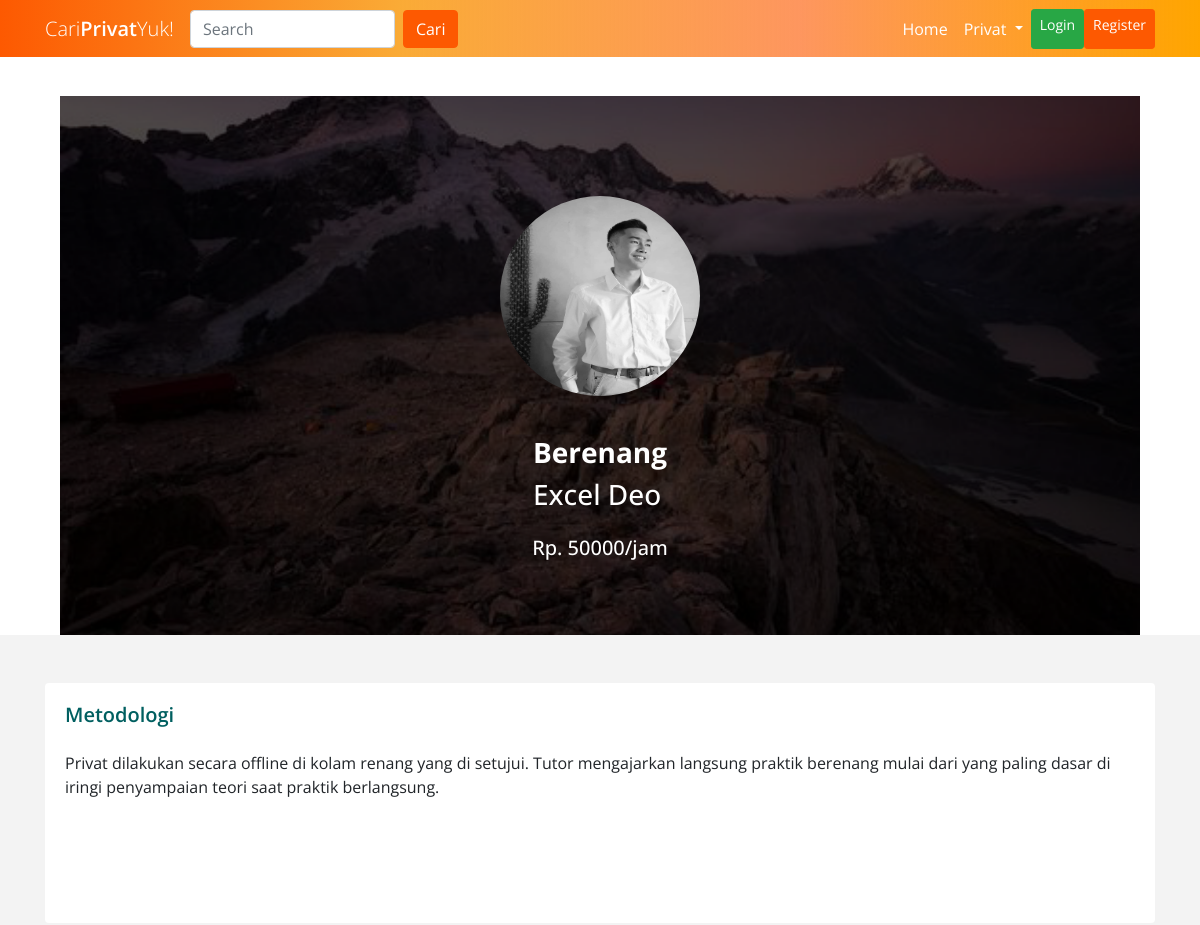
The app's page /privat/index.php?id=1 (upper part), older data.
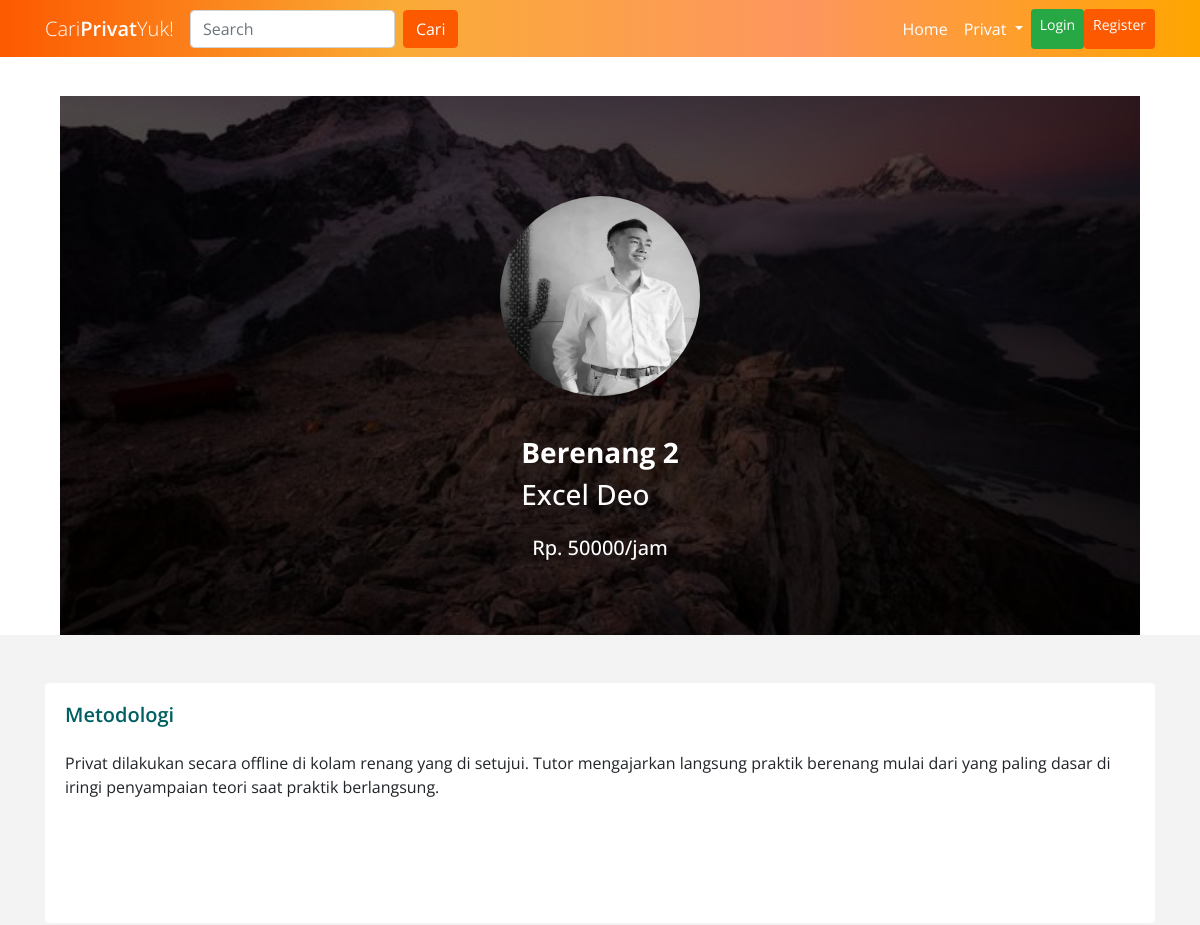
The same page, newer data.
### tables this page shows
CREATE TABLE `privates` (
  `id` int(10) unsigned NOT NULL AUTO_INCREMENT,
  `title` varchar(255) NOT NULL,
  `category_id` int(10) unsigned NOT NULL,
  `tutor_id` int(10) unsigned NOT NULL,
  `price_per_hour` int(11) NOT NULL,
  `pelaksanaan_online` int(11) NOT NULL,
  `pelaksanaan_offline` int(11) NOT NULL,
  `method` longtext NOT NULL,
  PRIMARY KEY (`id`),
  KEY `category_id` (`category_id`),
  KEY `tutor_id` (`tutor_id`),
  CONSTRAINT `privates_ibfk_1` FOREIGN KEY (`category_id`) REFERENCES `categories` (`id`),
  CONSTRAINT `privates_ibfk_2` FOREIGN KEY (`tutor_id`) REFERENCES `tutors` (`id`)
);

CREATE TABLE `tutors` (
  `id` int(10) unsigned NOT NULL AUTO_INCREMENT,
  `fullname` varchar(255) NOT NULL,
  `address` varchar(255) NOT NULL,
  `email` varchar(255) NOT NULL,
  `password` varchar(255) NOT NULL,
  `path_ktp` varchar(255) NOT NULL,
  `path_foto` varchar(255) NOT NULL,
  PRIMARY KEY (`id`)
);

### privat/index.php (the view, shortened to what this page needs)
<?php
    $path = $_SERVER['DOCUMENT_ROOT'];
    $privat_image = "/CariPrivatYuk-PWEB/berkas/foto_tutor/";
?>
<!DOCTYPE html>
<html lang="en">
<head>
    <link href="../assets/main_resources/vendor/bootstrap/css/bootstrap.min.css" rel="stylesheet">
    <link href="../assets/main_resources/css/modern-business.css" rel="stylesheet">
    <link href="../assets/main_resources/css/style.css" rel="stylesheet">
    <link rel="stylesheet" href="https://cdnjs.cloudflare.com/ajax/libs/font-awesome/5.15.1/css/all.min.css"
 />
</head>
<body>
    <?php include($path.'/CariPrivatYuk-PWEB/partials/navbars/nav-orange.php'); ?>
    <?php
        $privat_id = $_GET['id'];
        $con = open_connection();
        $query = "
            SELECT P.id AS privat_id,P.method AS metodologi_privat, P.pelaksanaan_offline AS offline,P.pelaksanaan_online AS online, P.title AS judul_privat, T.fullname AS nama_tutor,T.id AS id_tutor, P.price_per_hour AS harga_privat, T.path_foto AS foto_privat
            FROM privates P
            INNER JOIN tutors T ON T.id = P.tutor_id
            WHERE P.id=".$privat_id.";
        ";
        try {
            $data = $con->query($query);
        }catch (Exception $e){
            echo "Gagal mendapatkan data privat, " . $con->error;
        }
        if($data->num_rows>0){
            $rawData=$data->fetch_assoc();
        }
    ?>
    <div class="kotak">
        <div class="col kursus-head">
            <div>
                <img class="card-img-top" src="<?php echo $privat_image.$rawData['foto_privat']; ?>" alt=""
                    id="thumbPrivat">
            </div>
            <div class="col kursus-head">
                <div class="row child-div">
                    <div class="col-12">
                        <h3 class="judulprivat"><?php echo $rawData['judul_privat']?></h3>
                        <h3 class="judulprivat2" style="margin-bottom: 25px;"><?php echo $rawData['nama_tutor']?></h3>
                    </div>
                </div>
            </div>
            <div class="parent-div">
                <div class="row child-div d-flex">
                    <div>
                        <h5 style="color: white; margin-bottom: 75px">
                            <?php echo "Rp. ".$rawData['harga_privat']."/jam"?></h5>
                    </div>
                </div>
            </div>
        </div>
    </div>
    <div class="pt-5" style="background-color: #F3F3F3; height: 1000px;">
        <div class="container">
            <div class="row">
                <div class="col-lg-12">
                    <div class="row ">
                        <div class="col-12">
                            <div class="card border-0">
                                <div class="card-body" style="min-height:30vh">
                                    <h5 class="mb-4 kursus-body-header">Metodologi</h5>
                                    <p>
                                        <?php echo $rawData['metodologi_privat']?>
                                    </p>
                                </div>
                            </div>
                        </div>
                    </div>
                </div>
            </div>
        </div>
    </div>
</body>
</html>

### partials/navbars/nav-orange.php (shortened to what this page needs)
<nav id="navorange" class="navbar fixed-top navbar-expand-lg fixed-top">
        <div class="container">
            <a class="navbar-brand" href="/CariPrivatYuk-PWEB/"><span id="jd1">Cari</span><span
                    id="jd2">Privat</span><span id="jd3">Yuk!</span></a>
            <div class="collapse navbar-collapse" id="navbarResponsive">
                <form class="form-inline my-2 my-lg-0">
                    <input class="form-control mr-sm-2" type="search" placeholder="Search" aria-label="Search">
                    <button class="btn btn-primary my-2 my-sm-0" type="submit">Cari</button>
                </form>
                <ul class="navbar-nav ml-auto">
                    <li class="nav-item dropdown">
                        <a class="nav-link" href="/CariPrivatYuk-PWEB">Home</a>
                    </li>
                    <li class="nav-item dropdown">
                        <a class="nav-link dropdown-toggle" href="#" id="navbarDropdownBlog" data-toggle="dropdown"
                            aria-haspopup="true" aria-expanded="false">
                            Privat
                        </a>
                    </li>
                    <?php
                    if (isset($_SESSION['login']) && $_SESSION['login']==true) {
                        ?>
                        <li class="nav-item dropdown">
                            <!-- <a class="nav-link dropdown-toggle" href="user/" id="navbarDropdownPages" data-toggle="dropdown"
                                aria-haspopup="true" aria-expanded="false">
                                Rafi Nizar A.
                            </a> -->
                            <a href="/CariPrivatYuk-PWEB/user" class="nav-link dropdown-toggle"
                                id="navbarDropdownBlog"><?php echo($_SESSION['name']); ?><span class="caret"></span></a>
                            <div class="dropdown-menu dropdown-menu-right" aria-labelledby="navbarDropdownPages">
                                <?php
                                if ($_SESSION['role'] == 'user'){
                                    ?>
                                    <a class="dropdown-item" href="/CariPrivatYuk-PWEB/user/my-privat">My Privat</a>
                                    <a class="dropdown-item" href="/CariPrivatYuk-PWEB/user/my-transaction">My Transaction</a>
                                    <?php
                                }
                                if ($_SESSION['role'] == 'tutor'){
                                    ?>
                                    <a class="dropdown-item" href="/CariPrivatYuk-PWEB/tutor/dashboard">Dashboard</a>
                                    <?php
                                }
                                ?>
                                <a class="dropdown-item" href="/CariPrivatYuk-PWEB/controller/logout.php">Logout</a>
                            </div>
                        </li>
                        <?php
                    }else {
                        ?>
                        <a href="/CariPrivatYuk-PWEB/login/user" class="btn btn-sm btn-success">Login</a>
                        <a href="/CariPrivatYuk-PWEB/register/user" class="btn btn-sm btn-primary">Register</a>
                        <?php
                    }
                    ?>
                </ul>
            </div>
        </div>
    </nav>

### assets/main_resources/css/modern-business.css (style rules this page uses)
body { padding-top: 56px; }

### assets/main_resources/css/style.css (style rules this page uses)
body { font-family: 'Open Sans'; }
.btn-primary { background-color: #FD5901 !important; border-color: #FD5901 !important; }
span#jd1 { font-weight: 300; }
span#jd2 { font-weight: 600; }
span#jd3 { font-weight: 300; }
nav#navorange { background: linear-gradient(to right, #FD5901, #FAAB36, #fd5901a1, orange); height: 57px; }
nav#navorange a.nav-link, nav#navorange a.navbar-brand { color: #FFFFFF !important; }
.kursus-body-header { color: #005F60; font-weight: 600; }

### privat/index.php (style rules this page uses)
.kursus-head { margin-top: 40px; display: flex; justify-content: center; align-items: center; flex-direction: column; }
.child-div { height: 100%; }
#thumbPrivat { height: 200px !important; width: 200px !important; margin-top: 100px; border-radius: 150px; }
.kotak { margin-left: 5%; margin-right: 5%; background-image: url(../assets/main_resources/imgs/bgjunc.png); height: 100%; background-position: center; background-repeat: no-repeat; background-size: cover; }
.judulprivat { font-weight: bold; color: white; }
.judulprivat2 { color: white; }

Row changes from the older to the newer data that the page shows:
changed privates "Excel Deo": title "Berenang" → "Berenang 2"
